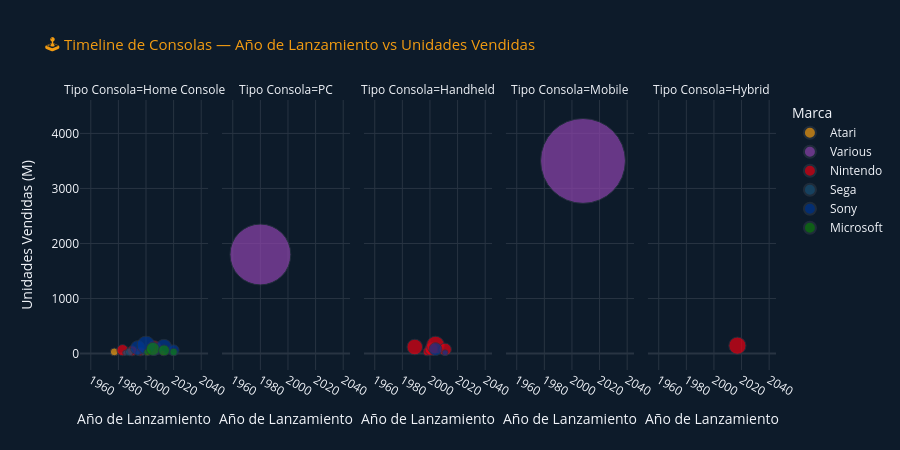

Notebook code for this chart:
### Markdown cell above
## 🕹️ Sección 3.— Historia de las Consolas

### Code cell
#  Timeline de consolas: Año lanzamiento vs Unidades vendidas
console_info = df[[
    COL['consola'], COL['marca'], COL['tipo_consola'],
    COL['generacion'], COL['anio_consola'], COL['unidades_m']
]].drop_duplicates(COL['consola']).sort_values(COL['anio_consola'])

fig = px.scatter(
    console_info,
    x=COL['anio_consola'],
    y=COL['unidades_m'],
    color=COL['marca'],
    size=COL['unidades_m'],
    size_max=60,
    hover_name=COL['consola'],
    color_discrete_map=PALETTE_BRANDS,
    facet_col=COL['tipo_consola'],
    template='plotly_dark',
    title='🕹️ Timeline de Consolas — Año de Lanzamiento vs Unidades Vendidas',
    labels={
        COL['anio_consola']: 'Año de Lanzamiento',
        COL['unidades_m']:   'Unidades Vendidas (M)',
        COL['marca']:        'Marca',
    }
)
fig.update_layout(
    title_font_size=15, title_font_color=GOLD,
    paper_bgcolor='#0D1B2A', plot_bgcolor='#0D1B2A', height=450,
)
fig.show()

### Figure 1 — Plotly figure (JSON) as saved in the notebook; plotly's stock layout.template omitted (floating-point values rounded to 4 significant figures)
{"data": [{"hovertemplate": "<b>%{hovertext}</b><br><br>Marca=Atari<br>Tipo Consola=Home Console<br>Año de Lanzamiento=%{x}<br>Unidades Vendidas (M)=%{marker.size}<extra></extra>", "hovertext": ["Atari 2600", "Atari 5200"], "legendgroup": "Atari", "marker": {"color": "#F39C12", "size": [30.0, 1.0], "sizemode": "area", "sizeref": 0.9722, "symbol": "circle"}, "mode": "markers", "name": "Atari", "orientation": "v", "showlegend": true, "type": "scatter", "x": [1977, 1982], "xaxis": "x", "y": [30.0, 1.0], "yaxis": "y"}, {"hovertemplate": "<b>%{hovertext}</b><br><br>Marca=Various<br>Tipo Consola=PC<br>Año de Lanzamiento=%{x}<br>Unidades Vendidas (M)=%{marker.size}<extra></extra>", "hovertext": ["PC"], "legendgroup": "Various", "marker": {"color": "#8E44AD", "size": [1800.0], "sizemode": "area", "sizeref": 0.9722, "symbol": "circle"}, "mode": "markers", "name": "Various", "orientation": "v", "showlegend": true, "type": "scatter", "x": [1980], "xaxis": "x2", "y": [1800.0], "yaxis": "y2"}, {"hovertemplate": "<b>%{hovertext}</b><br><br>Marca=Various<br>Tipo Consola=Mobile<br>Año de Lanzamiento=%{x}<br>Unidades Vendidas (M)=%{marker.size}<extra></extra>", "hovertext": ["Mobile"], "legendgroup": "Various", "marker": {"color": "#8E44AD", "size": [3500.0], "sizemode": "area", "sizeref": 0.9722, "symbol": "circle"}, "mode": "markers", "name": "Various", "orientation": "v", "showlegend": false, "type": "scatter", "x": [2008], "xaxis": "x4", "y": [3500.0], "yaxis": "y4"}, {"hovertemplate": "<b>%{hovertext}</b><br><br>Marca=Nintendo<br>Tipo Consola=Home Console<br>Año de Lanzamiento=%{x}<br>Unidades Vendidas (M)=%{marker.size}<extra></extra>", "hovertext": ["NES", "SNES", "Nintendo 64", "GameCube", "Wii", "Wii U"], "legendgroup": "Nintendo", "marker": {"color": "#E60012", "size": [61.9, 49.1, 33.0, 21.74, 101.6, 13.56], "sizemode": "area", "sizeref": 0.9722, "symbol": "circle"}, "mode": "markers", "name": "Nintendo", "orientation": "v", "showlegend": true, "type": "scatter", "x": [1983, 1990, 1996, 2001, 2006, 2012], "xaxis": "x", "y": [61.9, 49.1, 33.0, 21.74, 101.6, 13.56], "yaxis": "y"}, {"hovertemplate": "<b>%{hovertext}</b><br><br>Marca=Nintendo<br>Tipo Consola=Handheld<br>Año de Lanzamiento=%{x}<br>Unidades Vendidas (M)=%{marker.size}<extra></extra>", "hovertext": ["Game Boy", "Game Boy Color", "Game Boy Advance", "Nintendo DS", "Nintendo 3DS"], "legendgroup": "Nintendo", "marker": {"color": "#E60012", "size": [118.7, 32.47, 81.51, 154.0, 75.94], "sizemode": "area", "sizeref": 0.9722, "symbol": "circle"}, "mode": "markers", "name": "Nintendo", "orientation": "v", "showlegend": false, "type": "scatter", "x": [1989, 1998, 2001, 2004, 2011], "xaxis": "x3", "y": [118.7, 32.47, 81.51, 154.0, 75.94], "yaxis": "y3"}, {"hovertemplate": "<b>%{hovertext}</b><br><br>Marca=Nintendo<br>Tipo Consola=Hybrid<br>Año de Lanzamiento=%{x}<br>Unidades Vendidas (M)=%{marker.size}<extra></extra>", "hovertext": ["Nintendo Switch"], "legendgroup": "Nintendo", "marker": {"color": "#E60012", "size": [143.4], "sizemode": "area", "sizeref": 0.9722, "symbol": "circle"}, "mode": "markers", "name": "Nintendo", "orientation": "v", "showlegend": false, "type": "scatter", "x": [2017], "xaxis": "x5", "y": [143.4], "yaxis": "y5"}, {"hovertemplate": "<b>%{hovertext}</b><br><br>Marca=Sega<br>Tipo Consola=Home Console<br>Año de Lanzamiento=%{x}<br>Unidades Vendidas (M)=%{marker.size}<extra></extra>", "hovertext": ["Sega Master System", "Sega Genesis", "Sega Saturn", "Sega Dreamcast"], "legendgroup": "Sega", "marker": {"color": "#1A5276", "size": [13.0, 30.75, 9.5, 10.6], "sizemode": "area", "sizeref": 0.9722, "symbol": "circle"}, "mode": "markers", "name": "Sega", "orientation": "v", "showlegend": true, "type": "scatter", "x": [1985, 1988, 1994, 1998], "xaxis": "x", "y": [13.0, 30.75, 9.5, 10.6], "yaxis": "y"}, {"hovertemplate": "<b>%{hovertext}</b><br><br>Marca=Sony<br>Tipo Consola=Home Console<br>Año de Lanzamiento=%{x}<br>Unidades Vendidas (M)=%{marker.size}<extra></extra>", "hovertext": ["PlayStation", "PlayStation 2", "PlayStation 3", "PlayStation 4", "PlayStation 5"], "legendgroup": "Sony", "marker": {"color": "#003791", "size": [102.5, 155.0, 87.4, 117.2, 59.3], "sizemode": "area", "sizeref": 0.9722, "symbol": "circle"}, "mode": "markers", "name": "Sony", "orientation": "v", "showlegend": true, "type": "scatter", "x": [1994, 2000, 2006, 2013, 2020], "xaxis": "x", "y": [102.5, 155.0, 87.4, 117.2, 59.3], "yaxis": "y"}, {"hovertemplate": "<b>%{hovertext}</b><br><br>Marca=Sony<br>Tipo Consola=Handheld<br>Año de Lanzamiento=%{x}<br>Unidades Vendidas (M)=%{marker.size}<extra></extra>", "hovertext": ["PlayStation Portable", "PlayStation Vita"], "legendgroup": "Sony", "marker": {"color": "#003791", "size": [80.82, 16.0], "sizemode": "area", "sizeref": 0.9722, "symbol": "circle"}, "mode": "markers", "name": "Sony", "orientation": "v", "showlegend": false, "type": "scatter", "x": [2004, 2011], "xaxis": "x3", "y": [80.82, 16.0], "yaxis": "y3"}, {"hovertemplate": "<b>%{hovertext}</b><br><br>Marca=Microsoft<br>Tipo Consola=Home Console<br>Año de Lanzamiento=%{x}<br>Unidades Vendidas (M)=%{marker.size}<extra></extra>", "hovertext": ["Xbox", "Xbox 360", "Xbox One", "Xbox Series X/S"], "legendgroup": "Microsoft", "marker": {"color": "#107C10", "size": [24.0, 84.0, 58.0, 28.0], "sizemode": "area", "sizeref": 0.9722, "symbol": "circle"}, "mode": "markers", "name": "Microsoft", "orientation": "v", "showlegend": true, "type": "scatter", "x": [2001, 2005, 2013, 2020], "xaxis": "x", "y": [24.0, 84.0, 58.0, 28.0], "yaxis": "y"}], "layout": {"annotations": [{"font": {}, "showarrow": false, "text": "Tipo Consola=Home Console", "x": 0.092, "xanchor": "center", "xref": "paper", "y": 1, "yanchor": "bottom", "yref": "paper"}, {"font": {}, "showarrow": false, "text": "Tipo Consola=PC", "x": 0.296, "xanchor": "center", "xref": "paper", "y": 1, "yanchor": "bottom", "yref": "paper"}, {"font": {}, "showarrow": false, "text": "Tipo Consola=Handheld", "x": 0.5, "xanchor": "center", "xref": "paper", "y": 1, "yanchor": "bottom", "yref": "paper"}, {"font": {}, "showarrow": false, "text": "Tipo Consola=Mobile", "x": 0.704, "xanchor": "center", "xref": "paper", "y": 1, "yanchor": "bottom", "yref": "paper"}, {"font": {}, "showarrow": false, "text": "Tipo Consola=Hybrid", "x": 0.908, "xanchor": "center", "xref": "paper", "y": 1, "yanchor": "bottom", "yref": "paper"}], "height": 450, "legend": {"itemsizing": "constant", "title": {"text": "Marca"}, "tracegroupgap": 0}, "paper_bgcolor": "#0D1B2A", "plot_bgcolor": "#0D1B2A", "title": {"font": {"color": "#F39C12", "size": 15}, "text": "🕹️ Timeline de Consolas — Año de Lanzamiento vs Unidades Vendidas"}, "xaxis": {"anchor": "y", "domain": [0, 0.184], "title": {"text": "Año de Lanzamiento"}}, "xaxis2": {"anchor": "y2", "domain": [0.204, 0.388], "matches": "x", "title": {"text": "Año de Lanzamiento"}}, "xaxis3": {"anchor": "y3", "domain": [0.408, 0.592], "matches": "x", "title": {"text": "Año de Lanzamiento"}}, "xaxis4": {"anchor": "y4", "domain": [0.612, 0.796], "matches": "x", "title": {"text": "Año de Lanzamiento"}}, "xaxis5": {"anchor": "y5", "domain": [0.816, 1], "matches": "x", "title": {"text": "Año de Lanzamiento"}}, "yaxis": {"anchor": "x", "domain": [0, 1], "title": {"text": "Unidades Vendidas (M)"}}, "yaxis2": {"anchor": "x2", "domain": [0, 1], "matches": "y", "showticklabels": false}, "yaxis3": {"anchor": "x3", "domain": [0, 1], "matches": "y", "showticklabels": false}, "yaxis4": {"anchor": "x4", "domain": [0, 1], "matches": "y", "showticklabels": false}, "yaxis5": {"anchor": "x5", "domain": [0, 1], "matches": "y", "showticklabels": false}}}
